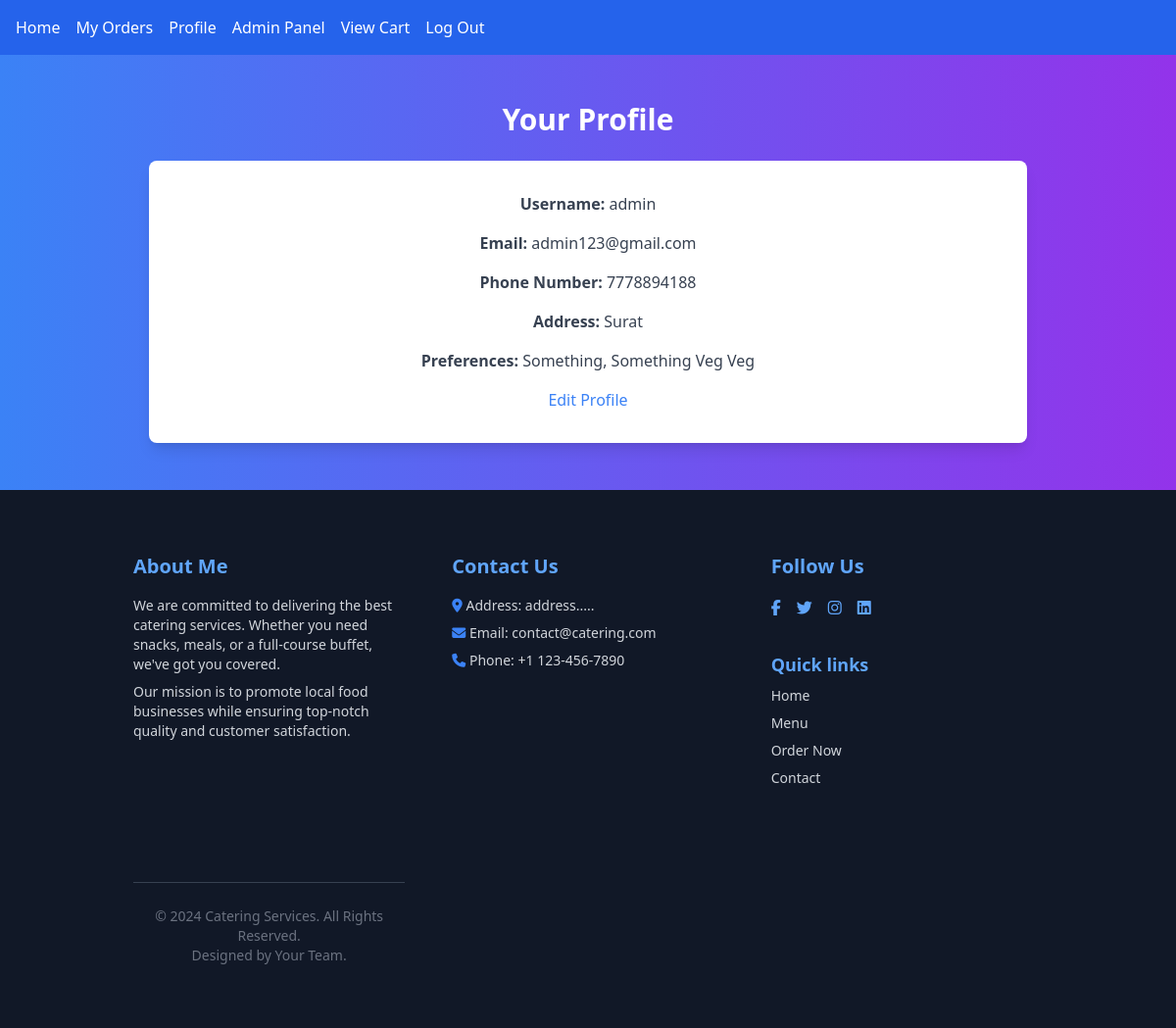
The page /catering/profile/ (signed in) on the database its author committed.
### catering/models.py (models this page shows, shortened)
class UserProfile(models.Model):
    user = models.OneToOneField(User, on_delete=models.CASCADE)
    phone_number = models.CharField(max_length=15, blank=True, null=True)
    address = models.CharField(max_length=255, blank=True, null=True)
    email = models.EmailField(max_length=254, blank=True, null=True)
    preferences = models.TextField(blank=True, null=True)

### catering/views.py (the view)
# urls.py: path('profile/', views.profile_view, name='profile'),
@login_required
def profile_view(request):
    profile = get_object_or_404(UserProfile, user=request.user)
    return render(request, 'User_profile/profile.html', {'profile':profile})

### theme/templates/User_profile/profile.html (shortened to what this page needs)
{% extends "theme/base.html" %}
{% block content %}
    <div class="bg-gradient-to-r from-blue-500 to-purple-600 text-white py-12">
        <div class="container mx-auto px-6 lg:px-8 text-center">
            <h2 class="text-3xl font-extrabold text-white mb-6">Your Profile</h2>
            <div class="max-w-4xl mx-auto bg-white rounded-lg shadow-lg p-8">
                <div class="mb-4 text-gray-700">
                    <strong>Username: </strong> {{ user.username }}
                </div>
                <div class="mb-4 text-gray-700">
                    <strong>Email: </strong> {{ user.email }}
                </div>
                <div class="mb-4 text-gray-700">
                    <strong>Phone Number: </strong> {{ profile.phone_number|default:"Not Provided" }}
                </div>
                <div class="mb-4 text-gray-700">
                    <strong>Address: </strong> {{ profile.address|default:"Not Provided" }}
                </div>
                <div class="mb-4 text-gray-700">
                    <strong>Preferences: </strong> {{ profile.preferences|default:"Not Provided" }}
                </div>
                <a href="{% url "profile_edit" %}" class="text-blue-500 hover:underline">Edit Profile</a>
            </div>
        </div>
    </div>
    {% include "theme/footer.html" %}
{% endblock  %}

### rows shown on the page
UserProfile: phone_number "7778894188", address "Surat", preferences "Something, Something Veg Veg"

### other values the page prints
{{ user.username }} "admin"
{{ user.email }} "admin123@gmail.com"
